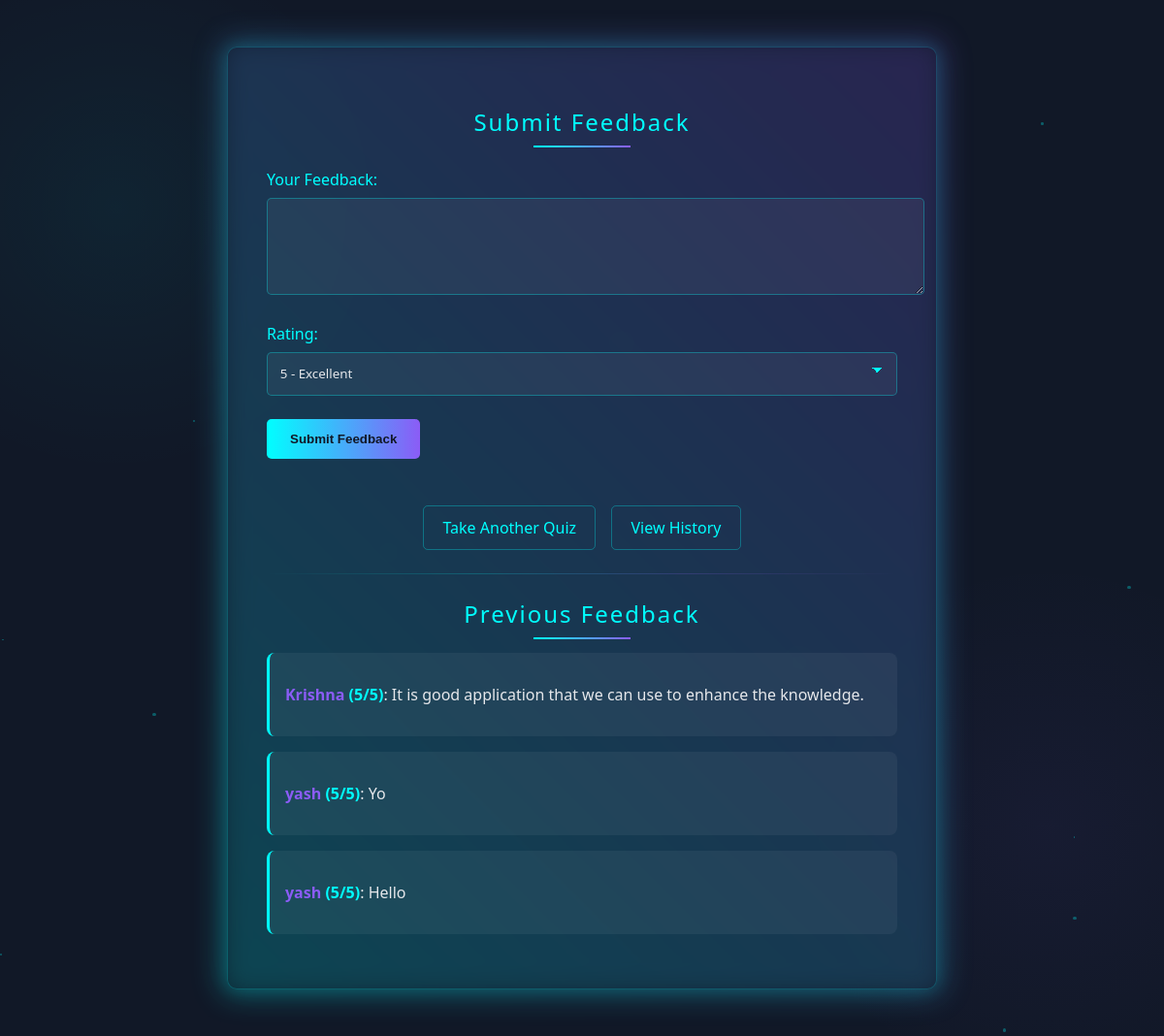
The app's page /feedback/ (signed in) with its own data.
### myapp/models.py (models this page shows, shortened)
class Feedback(models.Model):
    user = models.ForeignKey(User, on_delete=models.CASCADE)  # Links to the logged-in user
    comment = models.TextField()
    rating = models.IntegerField(choices=[(i, i) for i in range(1, 6)])  # 1-5 Rating
    created_at = models.DateTimeField(auto_now_add=True)

### myapp/views.py (the view)
# urls.py: path("feedback/", views.feedback, name="feedback"),
@login_required
def feedback(request):
    if request.method == "POST":
        comment = request.POST.get("comment")
        rating = int(request.POST.get("rating", 5))
        Feedback.objects.create(user=request.user, comment=comment, rating=rating)
        return redirect("feedback")  # Reload feedback page after submission
    feedbacks = Feedback.objects.all().order_by("-created_at")  # Fetch all feedback
    return render(request, "feedback.html", {"feedbacks": feedbacks})

### myapp/templates/feedback.html (shortened to what this page needs)
<!DOCTYPE html>
<html>
<head>
</head>
<body>
    <div class="particles" id="particles"></div>
    <div class="feedback-container">
        <h2>Submit Feedback</h2>
        <form method="post">
            <label for="comment">Your Feedback:</label>
            <textarea id="comment" name="comment" rows="4" required></textarea>
            <label for="rating">Rating:</label>
            <select id="rating" name="rating">
                <option value="5">5 - Excellent</option>
            </select>
            <button type="submit">Submit Feedback</button>
        </form>
        <div class="actions">
            <a href="{% url 'ask_question' %}">Take Another Quiz</a>
            <a href="{% url 'history' %}">View History</a>
        </div>
        <hr>
        <h2>Previous Feedback</h2>
        {% for feedback in feedbacks %}
            <div class="feedback-item">
                <p><span class="username">{{ feedback.user.username }}</span> <span class="rating">({{ feedback.rating }}/5)</span>: {{ feedback.comment }}</p>
            </div>
        {% empty %}
            <p class="empty-feedback">No feedback yet.</p>
        {% endfor %}
    </div>
</body>
</html>

### myapp/templates/feedback.html (style rules this page uses)
:root { --primary: #00ffff; --dark: #111827; --light: #e5e7eb; --accent: #8b5cf6; --success: #10b981; --error: #ef4444; }
body { margin: 0; padding: 0; font-family: 'Segoe UI', Tahoma, Geneva, Verdana, sans-serif; background-color: var(--dark); color: var(--light); display: flex; justify-content: center; min-height: 100vh; background-image: radial-gradient(circle at 10% 20%, rgba(0, 255, 255, 0.05) 0%, transparent 20%), radial-gradient(circle at 90% 80%, rgba(139, 92, 246, 0.05) 0%, transparent 20%); overflow-x: hidden; }
.feedback-container { background-color: rgba(17, 24, 39, 0.8); backdrop-filter: blur(10px); border: 1px solid rgba(0, 255, 255, 0.2); border-radius: 10px; padding: 2.5rem; width: 650px; max-width: 90%; box-shadow: 0 0 20px rgba(0, 255, 255, 0.2), 0 0 40px rgba(0, 255, 255, 0.05); position: relative; z-index: 1; margin: 3rem 0; }
.feedback-container::before { content: ''; position: absolute; top: -10px; left: -10px; right: -10px; bottom: -10px; background: linear-gradient(45deg, var(--primary), var(--accent)); z-index: -1; border-radius: 15px; opacity: 0.2; filter: blur(15px); }
h2 { color: var(--primary); text-align: center; margin-bottom: 1.5rem; font-weight: 300; letter-spacing: 2px; position: relative; }
h2::after { content: ''; position: absolute; bottom: -10px; left: 50%; transform: translateX(-50%); width: 100px; height: 2px; background: linear-gradient(to right, var(--primary), var(--accent)); }
form { margin-top: 2rem; }
label { display: block; margin-bottom: 0.5rem; color: var(--primary); }
textarea, select { width: 100%; padding: 0.8rem; margin-bottom: 1.5rem; background-color: rgba(255, 255, 255, 0.05); border: 1px solid rgba(0, 255, 255, 0.3); border-radius: 5px; color: var(--light); font-family: inherit; resize: vertical; }
select { background-image: linear-gradient(45deg, transparent 50%, var(--primary) 50%), linear-gradient(135deg, var(--primary) 50%, transparent 50%); background-position: calc(100% - 20px) calc(1em + 2px), calc(100% - 15px) calc(1em + 2px); background-size: 5px 5px, 5px 5px; background-repeat: no-repeat; appearance: none; }
button { background: linear-gradient(to right, var(--primary), var(--accent)); color: var(--dark); border: none; padding: 0.8rem 1.5rem; border-radius: 5px; cursor: pointer; font-weight: bold; transition: all 0.3s ease; margin-bottom: 1.5rem; }
.actions { display: flex; justify-content: center; gap: 1rem; margin: 1.5rem 0; flex-wrap: wrap; }
a { display: inline-block; text-align: center; color: var(--primary); text-decoration: none; padding: 0.7rem 1.2rem; border: 1px solid rgba(0, 255, 255, 0.3); border-radius: 5px; transition: all 0.3s ease; position: relative; overflow: hidden; z-index: 1; }
a::before { content: ""; position: absolute; top: 0; left: -100%; width: 100%; height: 100%; background: linear-gradient(90deg, transparent, rgba(0, 255, 255, 0.1), transparent); transition: all 0.6s; z-index: -1; }
hr { border: none; height: 1px; background: linear-gradient(to right, transparent, var(--primary), var(--accent), transparent); margin: 1.5rem 0; opacity: 0.2; }
.feedback-item { background-color: rgba(255, 255, 255, 0.05); border-radius: 8px; padding: 1rem; margin-bottom: 1rem; border-left: 3px solid var(--primary); }
.rating { display: inline-block; color: var(--primary); font-weight: bold; }
.username { color: var(--accent); font-weight: bold; }
.particles { position: fixed; top: 0; left: 0; width: 100%; height: 100%; pointer-events: none; z-index: -1; }

### records on screen
Feedback: user.username "Krishna", rating "5", comment "It is good application that we can use to enhance the knowledge."
Feedback: user.username "yash", rating "5", comment "Yo"
Feedback: user.username "yash", rating "5", comment "Hello"
